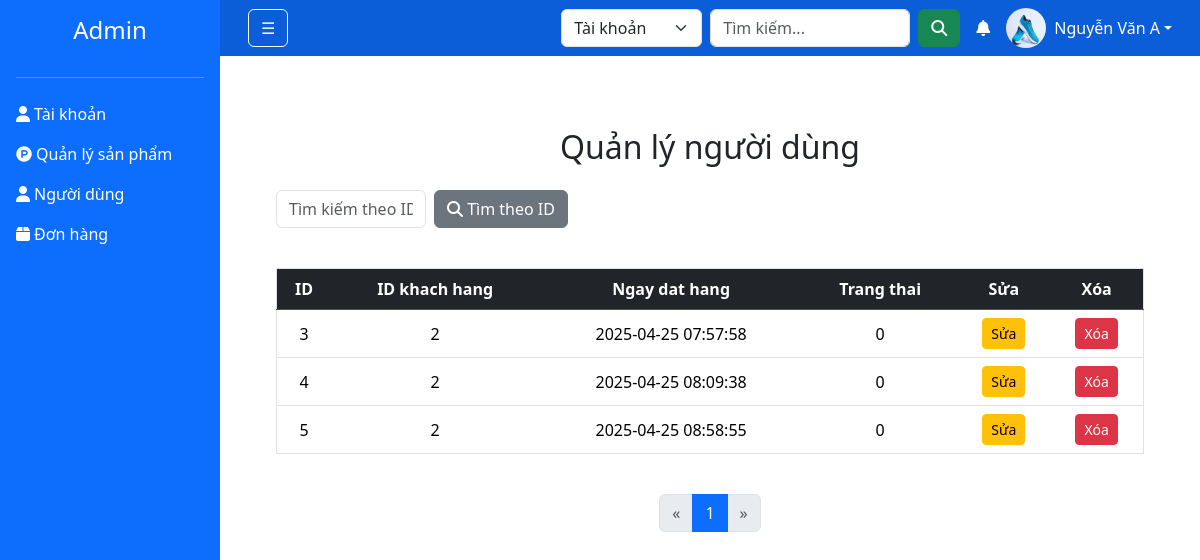
Screenshot of /admin.php?page=qldh (signed in) with the database file from the repository.
### tables this page shows
CREATE TABLE `donhang` (
  `idDonHang` int(10) NOT NULL,
  `idKhach` int(10) NOT NULL,
  `ngaydathang` timestamp NOT NULL DEFAULT current_timestamp() ON UPDATE current_timestamp(),
  `trangthai` int(10) NOT NULL,
  `tongtien` int(200) NOT NULL
);

### qldh.php (the view, shortened to what this page needs)
<?php
$conn = connectData();
$limit = 12;
$page = isset($_GET['p']) && is_numeric($_GET['p']) && $_GET['p'] > 0 ? (int)$_GET['p'] : 1;
$offset = ($page - 1) * $limit;
$whereClause = '';
$sql = "SELECT * FROM donhang $whereClause LIMIT $limit OFFSET $offset";
$stmt = $conn->prepare($sql);
$stmt->execute();
$result = $stmt->get_result();
?>
<!DOCTYPE html>
<html lang="vi">
<head>
    <link rel="stylesheet" href="./assets/fonts/css/all.min.css">
    <link href="./assets/bootstrap/css/bootstrap.min.css" rel="stylesheet">
</head>
<body>
    <div class="container mb-5 mt-4">
        <h2 class="text-center mb-4">Quản lý người dùng</h2>
        <div class="row g-2 mb-4">
            <div class="mb-3 ">
                <div class="d-flex flex-wrap">
                    <div class="col-12 col-md-6">
                        <form action="" method="GET" class="d-flex" style="max-width: 400px;">
                            <input type="text" name="queryidnd" class="form-control me-2" placeholder="Tìm kiếm theo ID..." style="width: 150px;">
                            <button type="submit" class="btn btn-secondary"><i class="fa-solid fa-magnifying-glass"></i> Tìm theo ID</button>
                        </form>
                    </div>
                </div>
            </div>
        </div>
        <div class="table-responsive">
            <table class="table table-hover border align-middle text-center">
                <thead class="table-dark">
                    <tr>
                        <th>ID</th>
                        <th>ID khach hang</th>
                        <th>Ngay dat hang</th>
                        <th>Trang thai</th>
                        <th>Sửa</th>
                        <th>Xóa</th>
                    </tr>
                </thead>
                <tbody>
                    <?php if ($result->num_rows > 0): ?>
                        <?php while ($row = $result->fetch_assoc()): ?>
                            <tr>
                                <td><?= $row['idDonHang'] ?></td>
                                <td><?= $row['idKhach'] ?></td>
                                <td><?= $row['ngaydathang'] ?></td>
                                <td><?= $row['trangthai'] ?></td>
                                <td><a href="./ad/suasanpham.php?id=<?= $row['idDonHang'] ?>" class="btn btn-warning btn-sm">Sửa</a></td>
                                <td><a href="./ad/xoasanpham.php?id=<?= $row['idDonHang'] ?>" class="btn btn-danger btn-sm" onclick="return confirm('Bạn có chắc muốn xóa không?');">Xóa</a></td>
                            </tr>
                        <?php endwhile; ?>
                    <?php else: ?>
                        <tr>
                            <td colspan="9" class="text-center text-muted">Không tìm thấy người dùng nào.</td>
                        </tr>
                    <?php endif; ?>
                </tbody>
            </table>
        </div>
        <?php
        include "./assets/layout/navigation/navigation.php"
        ?>
    </div>
</body>
</html>

### admin.php (style rules this page uses)
:root { --navbar-height: 56px; --sidebar-width: 220px; }
body { margin: 0; padding: 0; }

### rows the page displays
donhang: idDonHang "3", idKhach "2", ngaydathang "2025-04-25 07:57:58", trangthai "0"
donhang: idDonHang "4", idKhach "2", ngaydathang "2025-04-25 08:09:38", trangthai "0"
donhang: idDonHang "5", idKhach "2", ngaydathang "2025-04-25 08:58:55", trangthai "0"

### other values shown
$_SESSION['Ten_user'] "Nguyễn Văn A"
